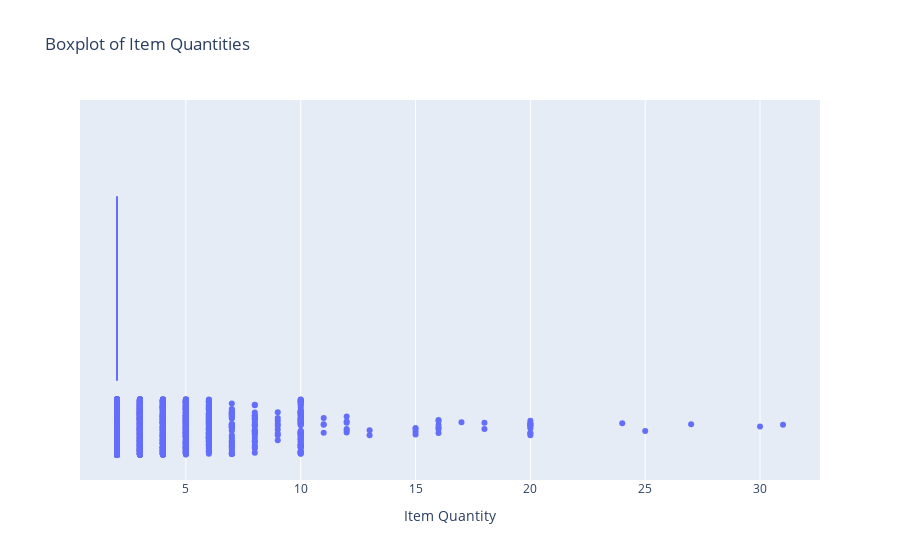

Notebook code for this chart:
### Code cell
fig2 = px.box(
    order_short, 
    x="item_quantity", 
    title="Boxplot of Item Quantities",
    labels={"item_quantity": "Item Quantity"},
    points="all"  # show outliers as individual points
)
fig2.show()

### Figure 1 — Plotly figure (JSON) as saved in the notebook; plotly's stock layout.template omitted (floating-point values rounded to 4 significant figures; data arrays with more than 128 entries replaced by an {"elided": "..."} marker saying what was removed)
{"data": [{"alignmentgroup": "True", "boxpoints": "all", "hovertemplate": "Item Quantity=%{x}<extra></extra>", "legendgroup": "", "marker": {"color": "#636efa"}, "name": "", "notched": false, "offsetgroup": "", "orientation": "h", "showlegend": false, "type": "box", "x": {"elided": "13525 int values"}, "x0": " ", "xaxis": "x", "y0": " ", "yaxis": "y"}], "layout": {"boxmode": "group", "legend": {"tracegroupgap": 0}, "title": {"text": "Boxplot of Item Quantities"}, "xaxis": {"anchor": "y", "domain": [0, 1], "title": {"text": "Item Quantity"}}, "yaxis": {"anchor": "x", "domain": [0, 1]}}}
